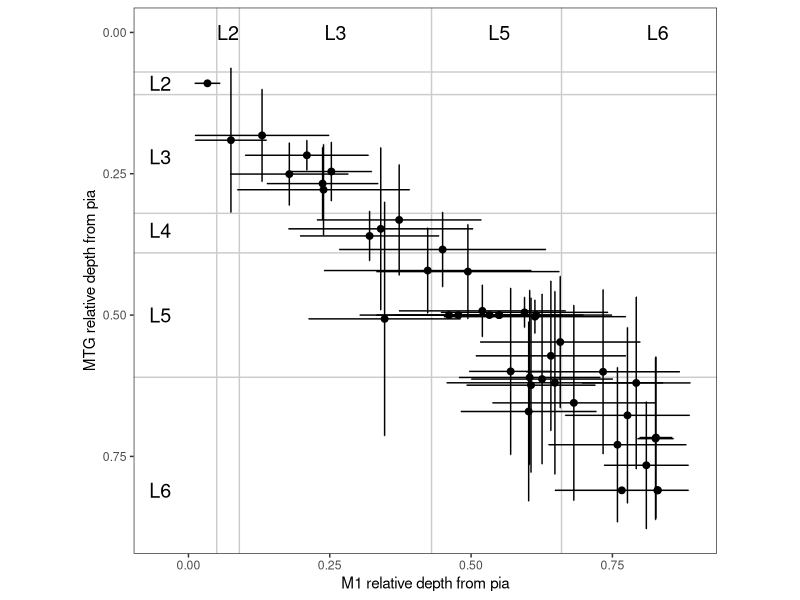
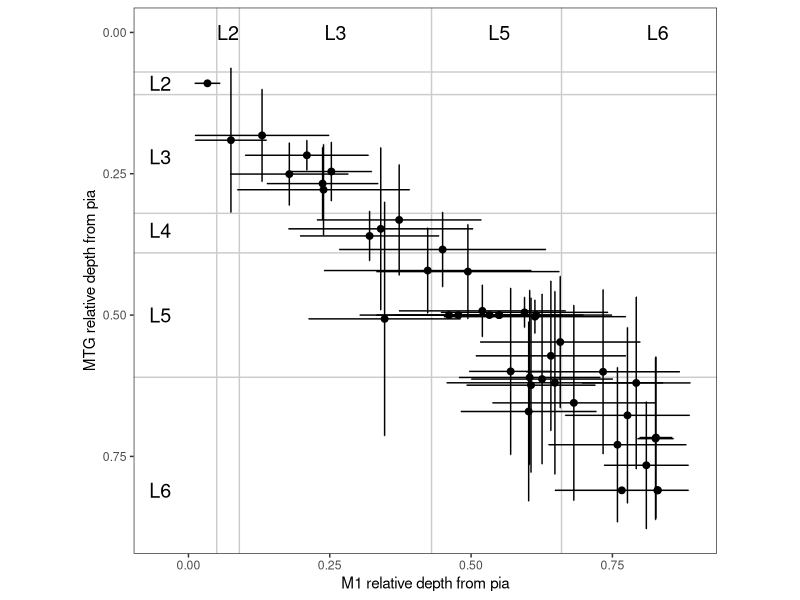

Recreate these plots in R, in order.

library(ggplot2)

fig.dir <- "misc_figures/output/Figure5/"
dir.create(fig.dir, recursive = TRUE, showWarnings = FALSE)


#### Figure 5d. Plot M1/MTG cell type layer distributions ####
layer.thk <- read.csv("misc_figures/data/human/mtg_m1_layer_thickness.csv")
layer.m1 <- subset(layer.thk, Area == "M1")
layer.mtg <- subset(layer.thk, Area == "MTG")

layer.map <- read.csv("misc_figures/data/human/layer_transfer.csv")
layer.map$M1_depth <- layer.m1$Mid.layer.relative.pial.depth[match(layer.map$M1_layer, layer.m1$Layer)]
layer.map$MTG_depth <- layer.mtg$Mid.layer.relative.pial.depth[match(layer.map$MTG_layer_transfer, layer.mtg$Layer)]

cl.df <- data.frame(m1.mean = tapply(layer.map$M1_depth, layer.map$cluster, mean), 
                    m1.sd = tapply(layer.map$M1_depth, layer.map$cluster, sd), 
                    mtg.mean = tapply(layer.map$MTG_depth, layer.map$cluster, mean), 
                    mtg.sd = tapply(layer.map$MTG_depth, layer.map$cluster, sd))

g.layer <- ggplot(cl.df, aes(x = m1.mean, y = mtg.mean)) +
  geom_vline(xintercept = c(layer.m1$Relative.pial.depth[1:4]), color = "grey80") +
  geom_hline(yintercept = c(layer.mtg$Relative.pial.depth[1:5]), color = "grey80") +
  geom_text(data = layer.m1[-1, ], aes(x = Mid.layer.relative.pial.depth, y = 0, 
                                       label = Layer), size = 5) +
  geom_text(data = layer.mtg[-1, ], aes(x = -0.05, y = Mid.layer.relative.pial.depth, 
                                        label = Layer), size = 5) +
  geom_errorbarh(aes(xmin = m1.mean - m1.sd, xmax = m1.mean + m1.sd)) +
  geom_errorbar(aes(ymin = mtg.mean - mtg.sd, ymax = mtg.mean + mtg.sd)) +
  geom_point(size = 2) +
  coord_equal() +
  scale_y_continuous(trans = "reverse") +
  xlab("M1 relative depth from pia") +
  ylab("MTG relative depth from pia") +
  theme_bw() +
  theme(panel.grid.major = element_blank(), panel.grid.minor = element_blank())
plot(g.layer)

ggsave(g.layer, filename = paste0(fig.dir, "mtg_m1_exc_layer_scatter.pdf"), width = 5, height = 5)
